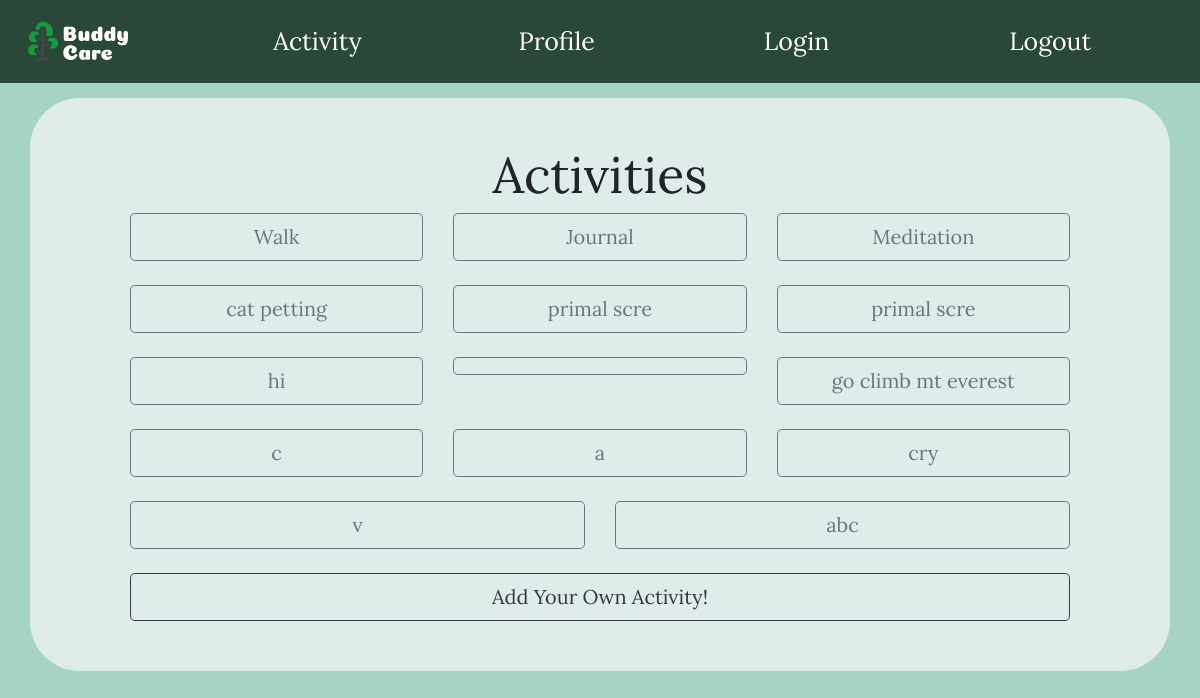
Before: /activity with the older database file.
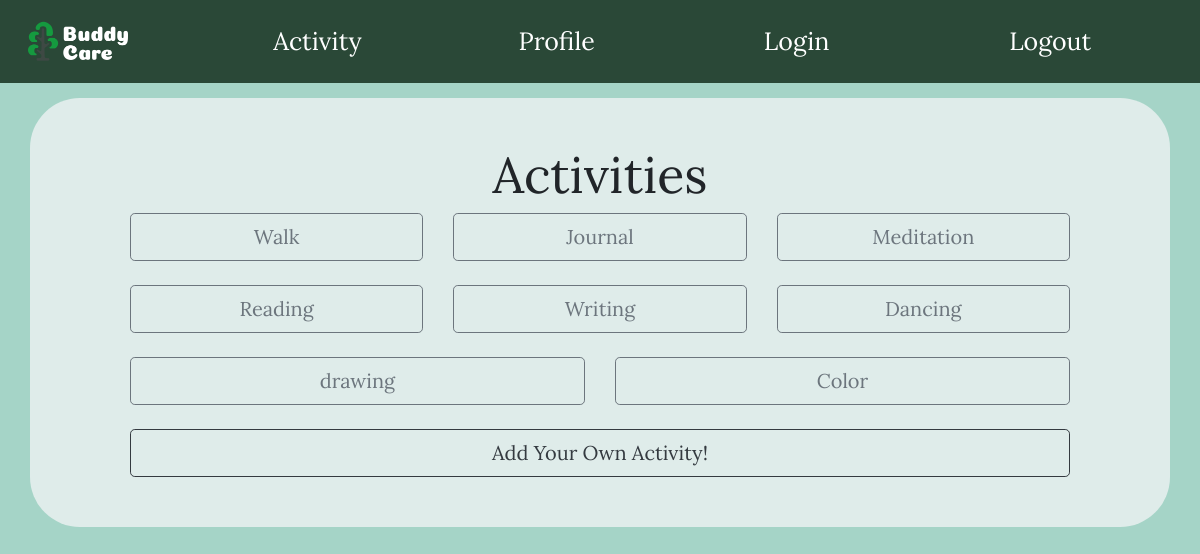
After: the same page with the newer database file.
### app.py (models this page shows, shortened)
class newActivity(db1.Model):
     id1 = db1.Column("id1", db1.Integer, primary_key= True)
     activityname= db1.Column("activityname", db1.String(100))
     description = db1.Column(db1.Text, default=("No Description"))
     def __repr__(self):
         return self.activityname

### app.py (the view, shortened to what this page needs)
@app.route("/activity", methods=["POST", "GET"])
def activity():
    if (newActivity.query.first == None):
        return render_template("activity.html")
    return render_template("activity.html",activities=newActivity.query.all())

### app.py (called while the page is built)
@app.before_request
def before_request():
    g.user = None
    if User:
        if 'name' in session and not(session['name'] == None):
            user = User.query.filter_by(username = session['name']).first()
            g.user = user

### templates/activity.html (shortened to what this page needs)
{% extends "base.html" %}
{% block content %}
        <div class="container">
            <a style="font-size:50px">Activities </a><br>
                <div class="row">
                  <div class="col">
                        <a href="/Walk"><button type="button" class="btn btn-outline-secondary btn-lg btn-block">Walk</button></a>
                  </div>
                  <div class="col">
                        <a href="/Journal"><button type="button" class="btn btn-outline-secondary btn-lg btn-block">Journal</button></a>
                  </div>
                  <div class="col">
                        <a href="/Meditation"><button type="button" class="btn btn-outline-secondary btn-lg btn-block">Meditation</button></a>
                  </div>
                </div>
                <br>
                <div class="row">
                    {% for activityName in activities %}
                        <div class="col">
                                <a  href="/activity/{{activityName}}"><button type="button" class="btn btn-outline-secondary btn-lg btn-block">{{activityName}}</button></a>
                        </div>
                        {% if activityName.id1 % 3 == 0 %}
                            </div>
                            <br>
                            <div class="row">
                        {% endif %}
                    {% endfor %}
                            </div>
              <br><a href="/addActivity"><button type="button" class="btn btn-outline-dark btn-lg btn-block">Add Your Own Activity!</button></a>
            <link rel="stylesheet" href = "{{url_for('static', filename='style.css')}}">
        </div>
    {% block body %}
   <link rel="stylesheet" href = "{{url_for('static', filename='style.css')}}">
    {% endblock %}
{% endblock %}

### templates/base.html (shortened to what this page needs)
<!DOCTYPE html>
<html>
    <head>
        <link rel="stylesheet" href="https://stackpath.bootstrapcdn.com/bootstrap/4.3.1/css/bootstrap.min.css">
        <link rel="stylesheet" type="text/css" href="{{ url_for('static', filename='style.css')}}">
    </head>
    <body>
        <div class="navbar">
          <a href="/">
            <img src= "/static/images/logoBC.png" alt="logo" style="width:100px;">
          </a>
            <a href="/activity" style="font-size:25px">Activity</a>
            <a href="/profile" style="font-size:25px">Profile</a>
            <a href="/login" style="font-size:25px">Login</a>
            <a href="/logout" style="font-size:25px">Logout</a>
        </div>
        <div class = "container-fluid">
            {% block content %}
            {% endblock %}
        </div>
      </body>
</html>

### static/style.css (style rules this page uses)
body { margin: 0; font-family: 'Lora'; text-shadow: border; background-color: rgb(165, 212, 199) }
.container { margin-top: 15px; margin-bottom: 15px; padding-top: 40px; padding-right: 100px; padding-bottom: 50px; padding-left: 100px; text-align: center; background-color: rgba(241, 244, 245, 0.769); border-radius: 50px 50px 50px 50px; vertical-align: center; }
.navbar { width: 100%; background-color: rgb(42, 72, 55); }
.navbar a { font-family: 'Lora'; text-shadow: border; float: left; padding: 12px; color: white; text-decoration: none; font-size: 20px; width: 16%; }

Changed rows visible on the page:
removed newActivity: activityname "cat petting"
removed newActivity: activityname "primal scre"
removed newActivity: activityname "primal scre"
removed newActivity: activityname "go climb mt everest"
removed newActivity: activityname "c"
removed newActivity: activityname "a"
removed newActivity: activityname "cry"
removed newActivity: activityname "v"
removed newActivity: activityname "abc"
added newActivity: activityname "Reading"
added newActivity: activityname "Writing"
added newActivity: activityname "Dancing"
changed newActivity: activityname "hi" → "drawing"
changed newActivity: activityname (not shown) → "Color"
